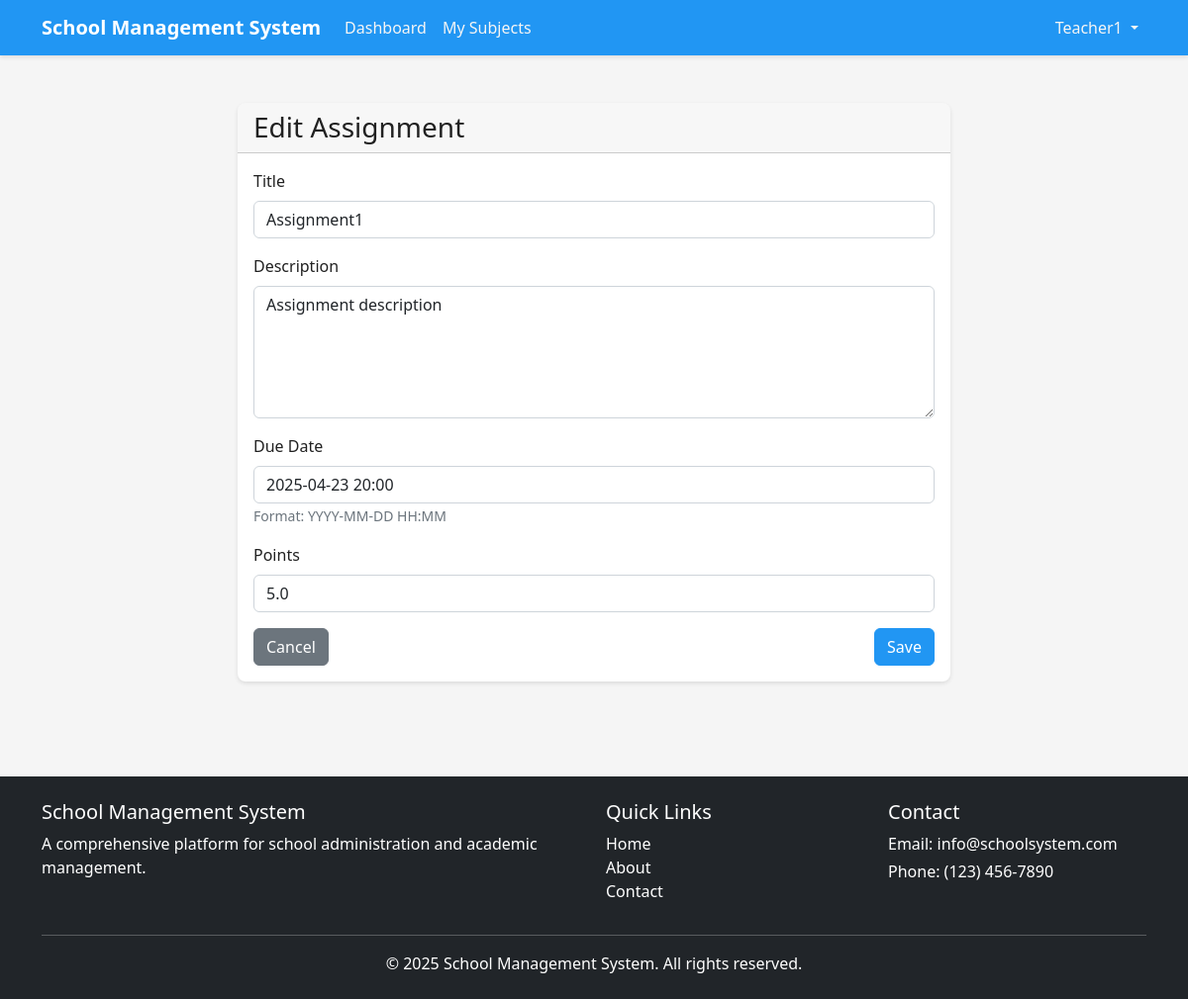
Screenshot of /teacher/assignments/1/edit (signed in) with the database file from the repository.
### app/models/user.py (models this page shows, shortened)
class User(db.Model, UserMixin):
    id = db.Column(db.Integer, primary_key=True)
    school_id = db.Column(db.Integer, db.ForeignKey('school.id'), nullable=True)
    first_name = db.Column(db.String(50), nullable=False)
    last_name = db.Column(db.String(50), nullable=False)
    email = db.Column(db.String(120), unique=True, nullable=False)
    password_hash = db.Column(db.String(60), nullable=False)
    is_active = db.Column(db.Boolean, default=True)
    created_at = db.Column(db.DateTime, default=datetime.utcnow)
    updated_at = db.Column(db.DateTime, default=datetime.utcnow, onupdate=datetime.utcnow)
    roles = db.relationship('Role', secondary=user_roles, lazy='subquery',
                            backref=db.backref('users', lazy=True))
    school = db.relationship('School', backref='users')
    children = db.relationship(
        'User',
        secondary=parent_student,
        primaryjoin=(parent_student.c.parent_id == id),
        secondaryjoin=(parent_student.c.student_id == id),
        backref=db.backref('parents', lazy='dynamic'),
        lazy='dynamic'
    )
    teaching_subjects = db.relationship(
        'Subject',
        secondary=teacher_subject,
        lazy='subquery',
        backref=db.backref('teachers', lazy=True)
    )
    enrolled_subjects = db.relationship(
        'Subject',
        secondary=subject_enrollment,
        lazy='subquery',
        backref=db.backref('students', lazy=True)
    )
    grades = db.relationship('Grade', backref='student', lazy=True,
                            foreign_keys='Grade.student_id')
    attendances = db.relationship('Attendance', backref='student', lazy=True,
                                foreign_keys='Attendance.student_id')
    def has_role(self, role_name):
        return any(role.name == role_name for role in self.roles)
    def is_super_admin(self):
        return self.has_role('super_admin')
    def is_admin(self):
        return self.has_role('admin')
    def is_teacher(self):
        return self.has_role('teacher')

### app/models/assignment.py (models this page shows, shortened)
class Assignment(db.Model):
    id = db.Column(db.Integer, primary_key=True)
    subject_id = db.Column(db.Integer, db.ForeignKey('subject.id'), nullable=False)
    title = db.Column(db.String(100), nullable=False)
    description = db.Column(db.Text)
    due_date = db.Column(db.DateTime, nullable=False)
    points = db.Column(db.Float, default=0)
    created_at = db.Column(db.DateTime, default=datetime.utcnow)
    updated_at = db.Column(db.DateTime, default=datetime.utcnow, onupdate=datetime.utcnow)
    submissions = db.relationship('AssignmentSubmission', backref='assignment', lazy=True, cascade='all, delete-orphan')
    grades = db.relationship('Grade', backref='assignment', lazy=True,
                           foreign_keys='Grade.assignment_id')

### app/views/teacher.py (the view, shortened to what this page needs)
@teacher.route('/assignments/<int:assignment_id>/edit', methods=['GET', 'POST'])
@login_required
@teacher_required
def edit_assignment(assignment_id):
    assignment = Assignment.query.get_or_404(assignment_id)
    subject = assignment.subject
    if subject not in current_user.teaching_subjects:
        flash('You are not assigned to this subject.', 'danger')
        return redirect(url_for('teacher.subjects_list'))
    form = AssignmentForm(obj=assignment)
    return render_template(
        'teacher/assignments/form.html',
        form=form,
        subject=subject,
        title='Edit Assignment'
    )

### app/forms/teacher_forms.py
class AssignmentForm(FlaskForm):
    title = StringField('Title', validators=[DataRequired(), Length(max=100)])
    description = TextAreaField('Description', validators=[DataRequired()])
    due_date = DateTimeField('Due Date', validators=[DataRequired()], format='%Y-%m-%d %H:%M')
    points = FloatField('Points', validators=[DataRequired(), NumberRange(min=0)])
    submit = SubmitField('Save Assignment')

### app/models/user.py (called while the page is built)
@login_manager.user_loader
def load_user(user_id):
    return User.query.get(int(user_id))

### app/utils/access_control.py (called while the page is built)
def role_required(*roles):
    def decorator(f):
        @wraps(f)
        def decorated_function(*args, **kwargs):
            if not current_user.is_authenticated:
                flash('Please log in to access this page.', 'warning')
                return redirect(url_for('auth.login'))
            has_role = False
            for role in roles:
                if current_user.has_role(role):
                    has_role = True
                    break
            if not has_role:
                abort(403)
            return f(*args, **kwargs)
        return decorated_function
    return decorator

### run.py (called while the page is built)
@app.context_processor
def inject_now():
    return {'now': datetime.utcnow()}

### app/templates/teacher/assignments/form.html (shortened to what this page needs)
{% extends 'base.html' %}
{% block content %}
<div class="container py-4">
    <div class="row justify-content-center">
        <div class="col-md-8">
            <div class="card">
                <div class="card-header">
                    <h1 class="h3 mb-0">{{ title }}</h1>
                </div>
                <div class="card-body">
                    <form method="POST">
                        <div class="form-group mb-3">
                            {{ form.title.label(class="form-label") }}
                            {{ form.title(class="form-control") }}
                        </div>
                        <div class="form-group mb-3">
                            {{ form.description.label(class="form-label") }}
                            {{ form.description(class="form-control", rows=5) }}
                        </div>
                        <div class="form-group mb-3">
                            {{ form.due_date.label(class="form-label") }}
                            {{ form.due_date(class="form-control") }}
                            <small class="form-text text-muted">Format: YYYY-MM-DD HH:MM</small>
                        </div>
                        <div class="form-group mb-3">
                            {{ form.points.label(class="form-label") }}
                            {{ form.points(class="form-control") }}
                        </div>
                        <div class="d-flex justify-content-between">
                            <a href="{{ url_for('teacher.assignments_list', subject_id=subject.id) }}" class="btn btn-secondary">Cancel</a>
                            <button type="submit" class="btn btn-primary">Save</button>
                        </div>
                    </form>
                </div>
            </div>
        </div>
    </div>
</div>
{% endblock %}

### app/templates/base.html (shortened to what this page needs)
<!DOCTYPE html>
<html lang="en">
<head>
    <link rel="stylesheet" href="{{ url_for('static', filename='css/bootstrap.min.css') }}">
    <link rel="stylesheet" href="{{ url_for('static', filename='css/style.css') }}">
</head>
<body>
    <header>
        <nav class="navbar navbar-expand-lg navbar-dark bg-primary">
            <div class="container">
                <a class="navbar-brand" href="{{ url_for('main.index') }}">
                    <span class="fw-bold">School Management System</span>
                </a>
                <div class="collapse navbar-collapse" id="navbarNav">
                    <ul class="navbar-nav me-auto">
                        {% if current_user.is_authenticated %}
                            {% if current_user.is_super_admin() %}
                                <li class="nav-item">
                                    <a class="nav-link" href="{{ url_for('super_admin.dashboard') }}">Dashboard</a>
                                </li>
                                <li class="nav-item">
                                    <a class="nav-link" href="{{ url_for('super_admin.schools_list') }}">Schools</a>
                                </li>
                                <li class="nav-item">
                                    <a class="nav-link" href="{{ url_for('super_admin.admins_list') }}">Administrators</a>
                                </li>
                            {% elif current_user.is_teacher() %}
                                <li class="nav-item">
                                    <a class="nav-link" href="{{ url_for('teacher.dashboard') }}">Dashboard</a>
                                </li>
                                <li class="nav-item">
                                    <a class="nav-link" href="{{ url_for('teacher.subjects_list') }}">My Subjects</a>
                                </li>
                            {% endif %}
                        {% endif %}
                    </ul>
                    <ul class="navbar-nav">
                        {% if current_user.is_authenticated %}
                            <li class="nav-item dropdown">
                                <a class="nav-link dropdown-toggle" href="#" id="userDropdown" role="button" data-bs-toggle="dropdown">
                                    {{ current_user.first_name }}
                                </a>
                            </li>
                        {% else %}
                            <li class="nav-item">
                                <a class="nav-link" href="{{ url_for('auth.login') }}">Login</a>
                            </li>
                        {% endif %}
                    </ul>
                </div>
            </div>
        </nav>
    </header>
    <main class="container my-4">
        {% block content %}{% endblock %}
    </main>
    <footer class="bg-dark text-white py-4 mt-5">
        <div class="container">
            <div class="row">
                <div class="col-md-6">
                    <h5>School Management System</h5>
                    <p>A comprehensive platform for school administration and academic management.</p>
                </div>
                <div class="col-md-3">
                    <h5>Quick Links</h5>
                    <ul class="list-unstyled">
                        <li><a href="{{ url_for('main.index') }}" class="text-decoration-none text-white">Home</a></li>
                        <li><a href="{{ url_for('main.about') }}" class="text-decoration-none text-white">About</a></li>
                        <li><a href="{{ url_for('main.contact') }}" class="text-decoration-none text-white">Contact</a></li>
                    </ul>
                </div>
                <div class="col-md-3">
                    <h5>Contact</h5>
                    <address class="mb-0">
                        <p class="mb-1">Email: info@schoolsystem.com</p>
                        <p class="mb-1">Phone: (123) 456-7890</p>
                    </address>
                </div>
            </div>
            <hr>
            <div class="text-center">
                <p class="mb-0">&copy; {{ now.year }} School Management System. All rights reserved.</p>
            </div>
        </div>
    </footer>
</body>
</html>

### app/static/css/style.css (style rules this page uses)
:root { --primary-color: #2196f3; --primary-dark: #1976d2; --primary-light: #bbdefb; --secondary-color: #4caf50; --secondary-dark: #388e3c; --secondary-light: #c8e6c9; --accent-color: #009688; --text-dark: #212121; --text-medium: #757575; --text-light: #f5f5f5; --background-light: #ffffff; --background-grey: #f5f5f5; --danger-color: #f44336; --warning-color: #ff9800; --success-color: #4caf50; --info-color: #2196f3; }
body { font-family: 'Segoe UI', Tahoma, Geneva, Verdana, sans-serif; color: var(--text-dark); background-color: var(--background-grey); min-height: 100vh; display: flex; flex-direction: column; }
main { flex: 1; }
.btn-primary { background-color: var(--primary-color); border-color: var(--primary-color); }
.bg-primary { background-color: var(--primary-color) !important; }
.card { border-radius: 8px; overflow: hidden; border: none; box-shadow: 0 2px 4px rgba(0, 0, 0, 0.1); transition: all 0.3s ease; }
.card-header { font-weight: 600; }
.form-label { font-weight: 500; }
.navbar { box-shadow: 0 2px 4px rgba(0, 0, 0, 0.1); }
.navbar-brand { font-weight: 700; }
.navbar-dark .navbar-nav .nav-link { color: var(--text-light); }
footer { padding: 2rem 0; margin-top: auto; }

### rows the page displays
User: first_name "Teacher1"
Assignment: title "Assignment1", description "Assignment description", due_date "2025-04-23 20:00", points "5.0"

### other values shown
{{ title }} "Edit Assignment"
